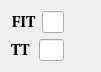
  <widget class="QWidget" name="layoutWidget_7">
   <property name="geometry">
    <rect>
     <x>780</x>
     <y>400</y>
     <width>101</width>
     <height>54</height>
    </rect>
   </property>
   <layout class="QVBoxLayout" name="verticalLayout_20">
    <item>
     <layout class="QHBoxLayout" name="horizontalLayout_29">
      <item>
       <widget class="QLabel" name="label_99">
        <property name="font">
         <font>
          <family>Utopia</family>
          <pointsize>11</pointsize>
          <weight>75</weight>
          <bold>true</bold>
         </font>
        </property>
        <property name="text">
         <string>FIT</string>
        </property>
        <property name="alignment">
         <set>Qt::AlignCenter</set>
        </property>
       </widget>
      </item>
      <item>
       <widget class="PyDMLineEdit" name="PyDMLineEdit_21">
        <property name="toolTip">
         <string/>
        </property>
        <property name="whatsThis">
         <string>
    Writeable text field to send and display channel values
    </string>
        </property>
        <property name="readOnly">
         <bool>true</bool>
        </property>
       </widget>
      </item>
      <item>
       <widget class="QLabel" name="label_100">
        <property name="sizePolicy">
         <sizepolicy hsizetype="Preferred" vsizetype="Preferred">
          <horstretch>0</horstretch>
          <verstretch>0</verstretch>
         </sizepolicy>
        </property>
        <property name="minimumSize">
         <size>
          <width>20</width>
          <height>20</height>
         </size>
        </property>
        <property name="maximumSize">
         <size>
          <width>20</width>
          <height>20</height>
         </size>
        </property>
        <property name="styleSheet">
         <string notr="true">background-color: transparent;</string>
        </property>
        <property name="text">
         <string/>
        </property>
        <property name="pixmap">
         <pixmap>images/led_red.png</pixmap>
        </property>
        <property name="scaledContents">
         <bool>true</bool>
        </property>
        <property name="alignment">
         <set>Qt::AlignCenter</set>
        </property>
       </widget>
      </item>
     </layout>
    </item>
    <item>
     <layout class="QHBoxLayout" name="horizontalLayout_30">
      <item>
       <widget class="QLabel" name="label_101">
        <property name="font">
         <font>
          <family>Utopia</family>
          <pointsize>11</pointsize>
          <weight>75</weight>
          <bold>true</bold>
         </font>
        </property>
        <property name="text">
         <string>TT </string>
        </property>
        <property name="alignment">
         <set>Qt::AlignCenter</set>
        </property>
       </widget>
      </item>
      <item>
       <widget class="PyDMLineEdit" name="PyDMLineEdit_22">
        <property name="toolTip">
         <string/>
        </property>
        <property name="whatsThis">
         <string>
    Writeable text field to send and display channel values
    </string>
        </property>
        <property name="readOnly">
         <bool>true</bool>
        </property>
       </widget>
      </item>
      <item>
       <widget class="QLabel" name="label_102">
        <property name="sizePolicy">
         <sizepolicy hsizetype="Preferred" vsizetype="Preferred">
          <horstretch>0</horstretch>
          <verstretch>0</verstretch>
         </sizepolicy>
        </property>
        <property name="minimumSize">
         <size>
          <width>20</width>
          <height>20</height>
         </size>
        </property>
        <property name="maximumSize">
         <size>
          <width>20</width>
          <height>20</height>
         </size>
        </property>
        <property name="styleSheet">
         <string notr="true">background-color: transparent;</string>
        </property>
        <property name="text">
         <string/>
        </property>
        <property name="pixmap">
         <pixmap>images/led_red.png</pixmap>
        </property>
        <property name="scaledContents">
         <bool>true</bool>
        </property>
        <property name="alignment">
         <set>Qt::AlignCenter</set>
        </property>
       </widget>
      </item>
     </layout>
    </item>
   </layout>
  </widget>
